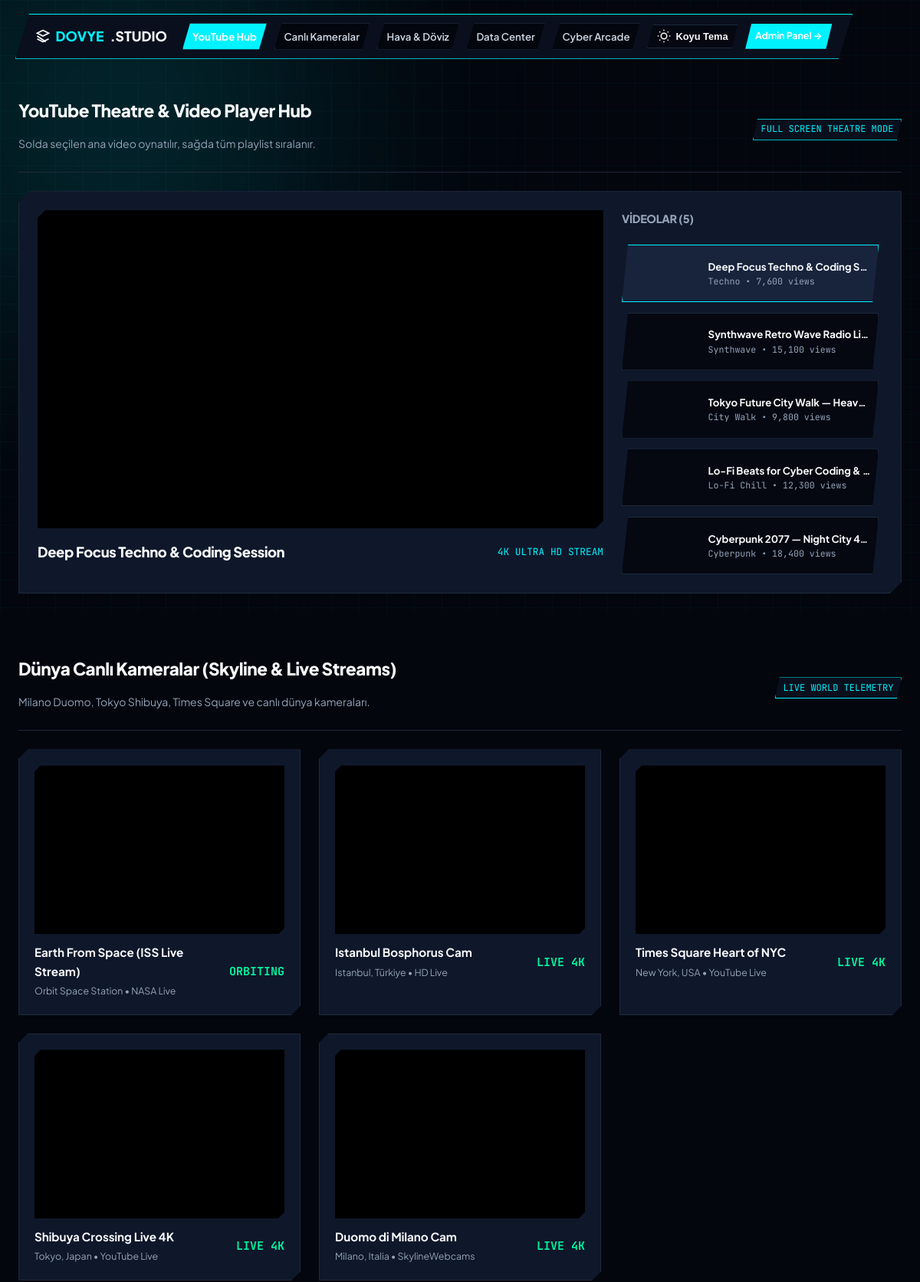
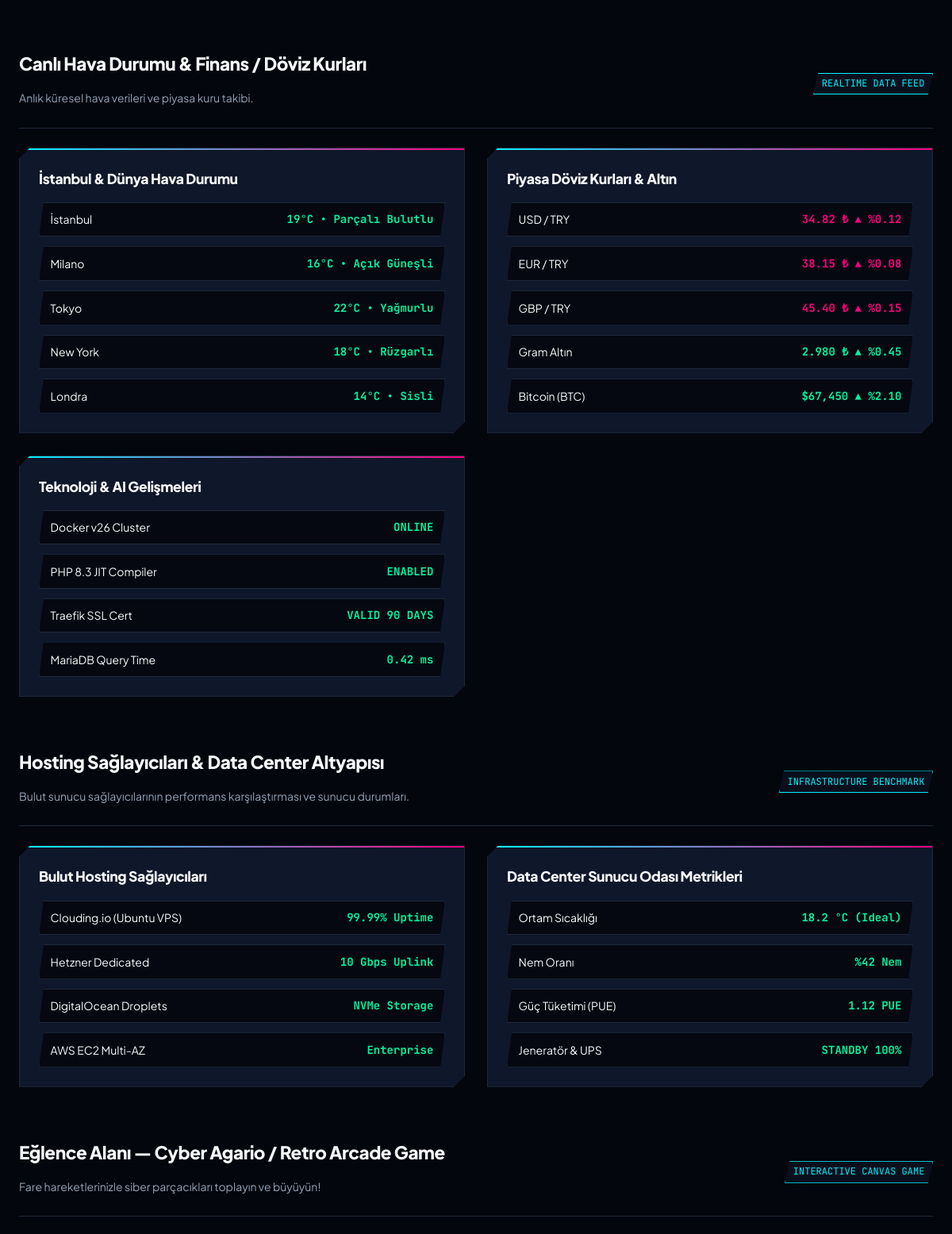
The page / (upper part) on the database its author committed (2 pictures, top to bottom).
### tables this page shows
CREATE TABLE IF NOT EXISTS youtube_videos (
  id          INT UNSIGNED NOT NULL AUTO_INCREMENT,
  title       VARCHAR(255) NOT NULL,
  youtube_url VARCHAR(255) NOT NULL,
  video_id    VARCHAR(50)  NOT NULL,
  category    VARCHAR(50)  NOT NULL DEFAULT 'Cyberpunk',
  views_count INT UNSIGNED NOT NULL DEFAULT 1200,
  created_at  TIMESTAMP    NOT NULL DEFAULT CURRENT_TIMESTAMP,
  PRIMARY KEY (id)
);

CREATE TABLE IF NOT EXISTS live_cams (
  id          INT UNSIGNED NOT NULL AUTO_INCREMENT,
  title       VARCHAR(255) NOT NULL,
  location    VARCHAR(100) NOT NULL,
  embed_url   VARCHAR(500) NOT NULL,
  provider    VARCHAR(50)  NOT NULL DEFAULT 'Skyline / YouTube',
  status      VARCHAR(20)  NOT NULL DEFAULT 'LIVE 4K',
  created_at  TIMESTAMP    NOT NULL DEFAULT CURRENT_TIMESTAMP,
  PRIMARY KEY (id)
);

### config.php (called while the page is built, shortened)
<?php
function e(?string $value): string
{
    return htmlspecialchars((string) $value, ENT_QUOTES | ENT_SUBSTITUTE, 'UTF-8');
}

### index.php (the view, shortened to what this page needs)
<?php
require __DIR__ . '/config.php';
$pdo = db();
$videos = [];
if ($pdo) {
    try {
        $videos = $pdo->query('SELECT * FROM youtube_videos ORDER BY id DESC')->fetchAll();
    } catch (Throwable $t) {}
}
$liveCams = [];
if ($pdo) {
    try {
        $liveCams = $pdo->query('SELECT * FROM live_cams ORDER BY id DESC')->fetchAll();
    } catch (Throwable $t) {}
}
$firstVideoId = $videos[0]['video_id'] ?? 'Leed38_x0_0';
$firstVideoTitle = $videos[0]['title'] ?? 'Cyberpunk 2077 — Night City 4K Ambience';
?>
<!DOCTYPE html>
<html lang="tr" data-theme="dark">
<head>
    <link rel="stylesheet" href="assets/style.css">
    <link rel="stylesheet" href="style.css">
</head>
<body>
<div class="ambient-orb orb-1"></div>
<nav class="floating-baklava-nav">
    <div class="baklava-brand">
        <svg class="svg-icon" viewBox="0 0 24 24" fill="none" stroke="currentColor" stroke-width="2.5"><polygon points="12 2 2 7 12 12 22 7 12 2"/><polyline points="2 17 12 22 22 17"/><polyline points="2 12 17 22 12"/></svg>
        <span>DOVYE</span>.STUDIO
    </div>
    <div class="baklava-menu">
        <a href="#youtube-theatre" class="baklava-link active">YouTube Hub</a>
        <a href="#live-cameras" class="baklava-link">Canlı Kameralar</a>
        <a href="#weather-exchange" class="baklava-link">Hava & Döviz</a>
        <a href="#hosting-data" class="baklava-link">Data Center</a>
        <a href="#arcade-zone" class="baklava-link">Cyber Arcade</a>
        <button type="button" class="theme-toggle-btn" id="themeToggleBtn">
            <span id="themeBtnText">Tema</span>
        </button>
        <a href="admin.php" class="cyber-btn btn-cyan btn-sm" target="_blank">Admin Panel →</a>
    </div>
</nav>
<div class="mega-container">
    <section class="youtube-theatre-section" id="youtube-theatre">
        <div class="section-title-box">
            <div>
                <h2>YouTube Theatre & Video Player Hub</h2>
                <p style="color:var(--text-muted); font-size:0.875rem;">Solda seçilen ana video oynatılır, sağda tüm playlist sıralanır.</p>
            </div>
            <span class="section-tag">FULL SCREEN THEATRE MODE</span>
        </div>
        <div class="theatre-layout">
            <div class="main-player-box">
                <div class="video-screen">
                    <iframe id="mainYoutubeFrame" src="https://www.youtube.com/embed/<?= e($firstVideoId) ?>?autoplay=0" allowfullscreen></iframe>
                </div>
                <div style="display:flex; justify-content:space-between; align-items:center;">
                    <h3 id="mainVideoTitle" style="font-size:1.15rem;"><?= e($firstVideoTitle) ?></h3>
                    <span style="font-family:'JetBrains Mono',monospace; color:var(--primary-cyan); font-size:0.8rem;">4K ULTRA HD STREAM</span>
                </div>
            </div>
            <div class="playlist-sidebar">
                <h4 style="font-size:0.9rem; margin-bottom:0.5rem; text-transform:uppercase; color:var(--text-muted);">Videolar (<?= count($videos) ?>)</h4>
                <?php foreach ($videos as $idx => $v): ?>
                    <div class="playlist-item <?= $idx === 0 ? 'active' : '' ?>" onclick="switchVideo('<?= e($v['video_id']) ?>', '<?= e(addslashes($v['title'])) ?>', this)">
                        <div class="mini-thumb" style="background-image: url('https://img.youtube.com/vi/<?= e($v['video_id']) ?>/mqdefault.jpg');"></div>
                        <div class="mini-info">
                            <div class="mini-title"><?= e($v['title']) ?></div>
                            <span class="mini-cat"><?= e($v['category']) ?> • <?= number_format((int)$v['views_count']) ?> views</span>
                        </div>
                    </div>
                <?php endforeach; ?>
            </div>
        </div>
    </section>
    <section id="live-cameras">
        <div class="section-title-box">
            <div>
                <h2>Dünya Canlı Kameralar (Skyline & Live Streams)</h2>
                <p style="color:var(--text-muted); font-size:0.875rem;">Milano Duomo, Tokyo Shibuya, Times Square ve canlı dünya kameraları.</p>
            </div>
            <span class="section-tag">LIVE WORLD TELEMETRY</span>
        </div>
        <div class="cams-grid">
            <?php foreach ($liveCams as $cam): ?>
                <div class="cam-card">
                    <div class="cam-viewport">
                        <iframe src="<?= e($cam['embed_url']) ?>" allowfullscreen></iframe>
                    </div>
                    <div style="display:flex; justify-content:space-between; align-items:center;">
                        <div>
                            <strong style="display:block; font-size:0.95rem;"><?= e($cam['title']) ?></strong>
                            <small style="color:var(--text-muted); font-size:0.775rem;"><?= e($cam['location']) ?> • <?= e($cam['provider']) ?></small>
                        </div>
                        <span class="badge-green"><?= e($cam['status']) ?></span>
                    </div>
                </div>
            <?php endforeach; ?>
        </div>
    </section>
    <section id="weather-exchange">
        <div class="section-title-box">
            <div>
                <h2>Canlı Hava Durumu & Finans / Döviz Kurları</h2>
                <p style="color:var(--text-muted); font-size:0.875rem;">Anlık küresel hava verileri ve piyasa kuru takibi.</p>
            </div>
            <span class="section-tag">REALTIME DATA FEED</span>
        </div>
        <div class="modules-3col">
            <div class="cyber-card">
                <h3>İstanbul & Dünya Hava Durumu</h3>
                <ul class="data-list">
                    <li class="data-row"><span>İstanbul</span> <span class="badge-green">19°C • Parçalı Bulutlu</span></li>
                    <li class="data-row"><span>Milano</span> <span class="badge-green">16°C • Açık Güneşli</span></li>
                    <li class="data-row"><span>Tokyo</span> <span class="badge-green">22°C • Yağmurlu</span></li>
                    <li class="data-row"><span>New York</span> <span class="badge-green">18°C • Rüzgarlı</span></li>
                    <li class="data-row"><span>Londra</span> <span class="badge-green">14°C • Sisli</span></li>
                </ul>
            </div>
            <div class="cyber-card">
                <h3>Piyasa Döviz Kurları & Altın</h3>
                <ul class="data-list">
                    <li class="data-row"><span>USD / TRY</span> <span class="badge-pink">34.82 ₺ ▲ %0.12</span></li>
                    <li class="data-row"><span>EUR / TRY</span> <span class="badge-pink">38.15 ₺ ▲ %0.08</span></li>
                    <li class="data-row"><span>GBP / TRY</span> <span class="badge-pink">45.40 ₺ ▲ %0.15</span></li>
                    <li class="data-row"><span>Gram Altın</span> <span class="badge-green">2.980 ₺ ▲ %0.45</span></li>
                    <li class="data-row"><span>Bitcoin (BTC)</span> <span class="badge-green">$67,450 ▲ %2.10</span></li>
                </ul>
            </div>
            <div class="cyber-card">
                <h3>Teknoloji & AI Gelişmeleri</h3>
                <ul class="data-list">
                    <li class="data-row"><span>Docker v26 Cluster</span> <span class="badge-green">ONLINE</span></li>
                    <li class="data-row"><span>PHP 8.3 JIT Compiler</span> <span class="badge-green">ENABLED</span></li>
                    <li class="data-row"><span>Traefik SSL Cert</span> <span class="badge-green">VALID 90 DAYS</span></li>
                    <li class="data-row"><span>MariaDB Query Time</span> <span class="badge-green">0.42 ms</span></li>
                </ul>
            </div>
        </div>
    </section>
    <section id="hosting-data">
        <div class="section-title-box">
            <div>
                <h2>Hosting Sağlayıcıları & Data Center Altyapısı</h2>
                <p style="color:var(--text-muted); font-size:0.875rem;">Bulut sunucu sağlayıcılarının performans karşılaştırması ve sunucu durumları.</p>
            </div>
            <span class="section-tag">INFRASTRUCTURE BENCHMARK</span>
        </div>
        <div class="modules-3col">
            <div class="cyber-card">
                <h3>Bulut Hosting Sağlayıcıları</h3>
                <ul class="data-list">
                    <li class="data-row"><span>Clouding.io (Ubuntu VPS)</span> <span class="badge-green">99.99% Uptime</span></li>
                    <li class="data-row"><span>Hetzner Dedicated</span> <span class="badge-green">10 Gbps Uplink</span></li>
                    <li class="data-row"><span>DigitalOcean Droplets</span> <span class="badge-green">NVMe Storage</span></li>
                    <li class="data-row"><span>AWS EC2 Multi-AZ</span> <span class="badge-green">Enterprise</span></li>
                </ul>
            </div>
            <div class="cyber-card">
                <h3>Data Center Sunucu Odası Metrikleri</h3>
                <ul class="data-list">
                    <li class="data-row"><span>Ortam Sıcaklığı</span> <span class="badge-green">18.2 °C (Ideal)</span></li>
                    <li class="data-row"><span>Nem Oranı</span> <span class="badge-green">%42 Nem</span></li>
                    <li class="data-row"><span>Güç Tüketimi (PUE)</span> <span class="badge-green">1.12 PUE</span></li>
                    <li class="data-row"><span>Jeneratör & UPS</span> <span class="badge-green">STANDBY 100%</span></li>
                </ul>
            </div>
        </div>
    </section>
    <section id="arcade-zone">
        <div class="section-title-box">
            <div>
                <h2>Eğlence Alanı — Cyber Agario / Retro Arcade Game</h2>
                <p style="color:var(--text-muted); font-size:0.875rem;">Fare hareketlerinizle siber parçacıkları toplayın ve büyüyün!</p>
            </div>
            <span class="section-tag">INTERACTIVE CANVAS GAME</span>
        </div>
    </section>
</div>
</body>
</html>

### rows shown on the page
youtube_videos: title "Deep Focus Techno & Coding Session", title "Deep Focus Techno & Coding S…", category "Techno", views_count "7,600"
youtube_videos: title "Synthwave Retro Wave Radio Li…", category "Synthwave", views_count "15,100"
youtube_videos: title "Tokyo Future City Walk — Heav…", category "City Walk", views_count "9,800"
youtube_videos: title "Lo-Fi Beats for Cyber Coding &…", category "Lo-Fi Chill", views_count "12,300"
youtube_videos: title "Cyberpunk 2077 — Night City 4…", category "Cyberpunk", views_count "18,400"
live_cams: title "Earth From Space (ISS Live Stream)", location "Orbit Space Station", provider "NASA Live", status "ORBITING"
live_cams: title "Istanbul Bosphorus Cam", location "Istanbul, Türkiye", provider "HD Live", status "LIVE 4K"
live_cams: title "Times Square Heart of NYC", location "New York, USA", provider "YouTube Live", status "LIVE 4K"
live_cams: title "Shibuya Crossing Live 4K", location "Tokyo, Japan", provider "YouTube Live", status "LIVE 4K"
live_cams: title "Duomo di Milano Cam", location "Milano, Italia", provider "SkylineWebcams", status "LIVE 4K"

### other values the page prints
count($videos) "5"
